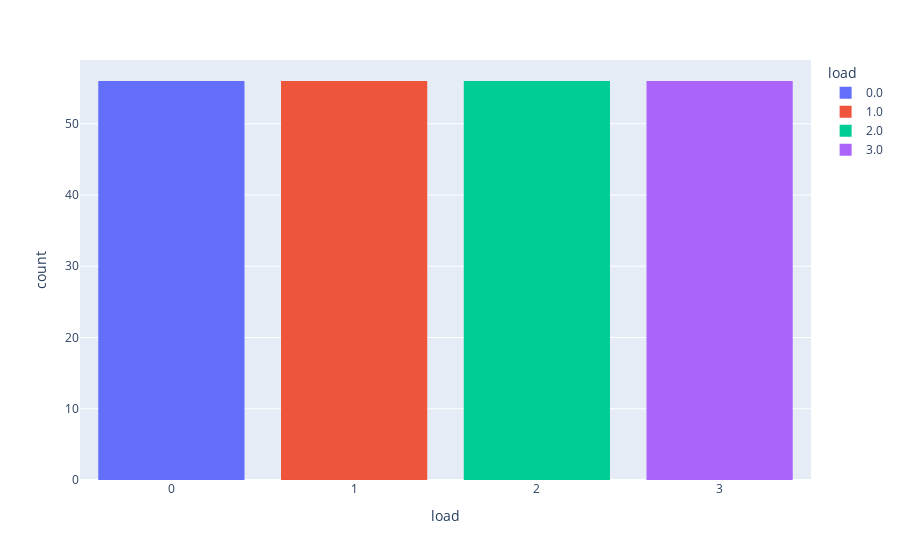

The cell this chart's notebook holds for it:
### Code cell
fig = px.histogram(metainfo, x='load', color='load')
fig.update_xaxes(type='category')
fig

### Figure 1 — Plotly figure (JSON) as saved in the notebook; plotly's stock layout.template omitted (floating-point values rounded to 4 significant figures)
{"data": [{"alignmentgroup": "True", "bingroup": "x", "hovertemplate": "load=%{x}<br>count=%{y}<extra></extra>", "legendgroup": "0.0", "marker": {"color": "#636efa", "pattern": {"shape": ""}}, "name": "0.0", "offsetgroup": "0.0", "orientation": "v", "showlegend": true, "type": "histogram", "x": [0, 0, 0, 0, 0, 0, 0, 0, 0, 0, 0, 0, 0, 0, 0, 0, 0, 0, 0, 0, 0, 0, 0, 0, 0, 0, 0, 0, 0, 0, 0, 0, 0, 0, 0, 0, 0, 0, 0, 0, 0, 0, 0, 0, 0, 0, 0, 0, 0, 0, 0, 0, 0, 0, 0, 0], "xaxis": "x", "yaxis": "y"}, {"alignmentgroup": "True", "bingroup": "x", "hovertemplate": "load=%{x}<br>count=%{y}<extra></extra>", "legendgroup": "1.0", "marker": {"color": "#EF553B", "pattern": {"shape": ""}}, "name": "1.0", "offsetgroup": "1.0", "orientation": "v", "showlegend": true, "type": "histogram", "x": [1, 1, 1, 1, 1, 1, 1, 1, 1, 1, 1, 1, 1, 1, 1, 1, 1, 1, 1, 1, 1, 1, 1, 1, 1, 1, 1, 1, 1, 1, 1, 1, 1, 1, 1, 1, 1, 1, 1, 1, 1, 1, 1, 1, 1, 1, 1, 1, 1, 1, 1, 1, 1, 1, 1, 1], "xaxis": "x", "yaxis": "y"}, {"alignmentgroup": "True", "bingroup": "x", "hovertemplate": "load=%{x}<br>count=%{y}<extra></extra>", "legendgroup": "2.0", "marker": {"color": "#00cc96", "pattern": {"shape": ""}}, "name": "2.0", "offsetgroup": "2.0", "orientation": "v", "showlegend": true, "type": "histogram", "x": [2, 2, 2, 2, 2, 2, 2, 2, 2, 2, 2, 2, 2, 2, 2, 2, 2, 2, 2, 2, 2, 2, 2, 2, 2, 2, 2, 2, 2, 2, 2, 2, 2, 2, 2, 2, 2, 2, 2, 2, 2, 2, 2, 2, 2, 2, 2, 2, 2, 2, 2, 2, 2, 2, 2, 2], "xaxis": "x", "yaxis": "y"}, {"alignmentgroup": "True", "bingroup": "x", "hovertemplate": "load=%{x}<br>count=%{y}<extra></extra>", "legendgroup": "3.0", "marker": {"color": "#ab63fa", "pattern": {"shape": ""}}, "name": "3.0", "offsetgroup": "3.0", "orientation": "v", "showlegend": true, "type": "histogram", "x": [3, 3, 3, 3, 3, 3, 3, 3, 3, 3, 3, 3, 3, 3, 3, 3, 3, 3, 3, 3, 3, 3, 3, 3, 3, 3, 3, 3, 3, 3, 3, 3, 3, 3, 3, 3, 3, 3, 3, 3, 3, 3, 3, 3, 3, 3, 3, 3, 3, 3, 3, 3, 3, 3, 3, 3], "xaxis": "x", "yaxis": "y"}], "layout": {"autosize": true, "barmode": "relative", "legend": {"title": {"text": "load"}, "tracegroupgap": 0}, "margin": {"t": 60}, "xaxis": {"anchor": "y", "autorange": true, "categoryarray": [0, 1, 2, 3, null], "categoryorder": "array", "domain": [0, 1], "range": [-0.5, 3.5], "title": {"text": "load"}, "type": "category"}, "yaxis": {"anchor": "x", "autorange": true, "domain": [0, 1], "range": [0, 58.95], "title": {"text": "count"}}}}
